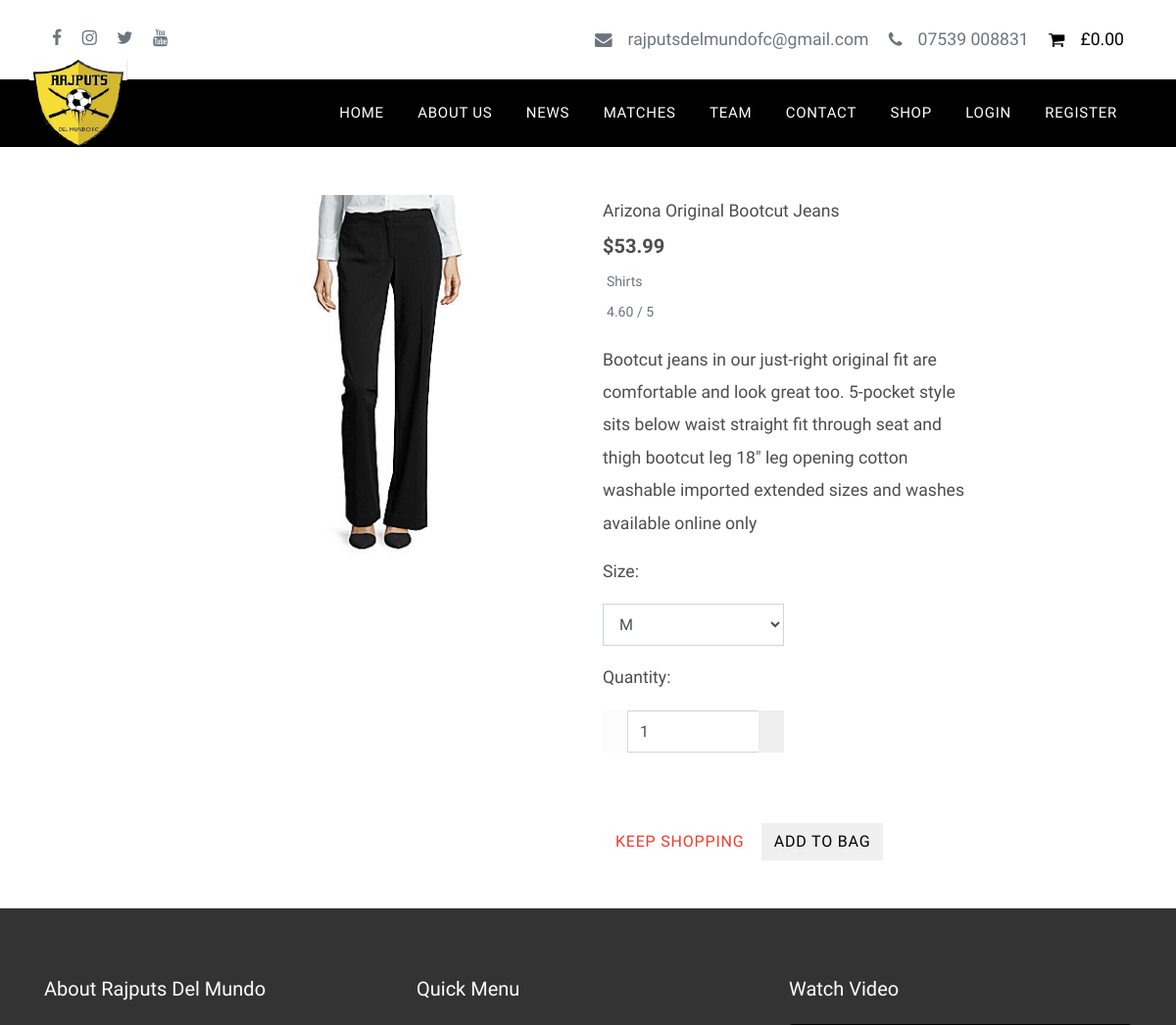
/products/1 (upper part), run on an earlier commit of the app's database.
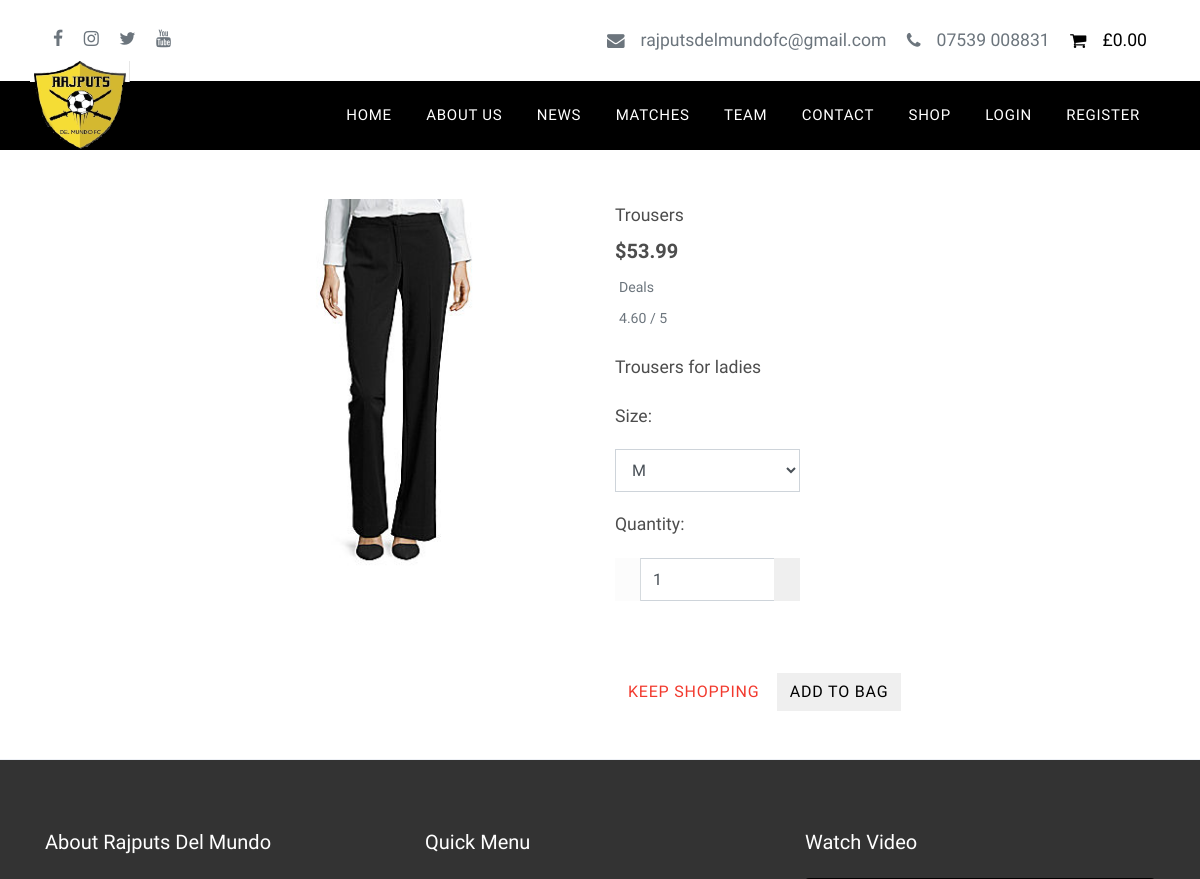
And on a later commit of the database.
### products/models.py (models this page shows, shortened)
class Product(models.Model):
    category = models.ForeignKey('Category', null=True, blank=True, on_delete=models.SET_NULL)
    sku = models.CharField(max_length=254, null=True, blank=True)
    name = models.CharField(max_length=254)
    description = models.TextField()
    has_sizes = models.BooleanField(default=False, null=True, blank=True)
    price = models.DecimalField(max_digits=6, decimal_places=2)
    rating = models.DecimalField(max_digits=6, decimal_places=2, null=True, blank=True)
    image_url = models.URLField(max_length=1024, null=True, blank=True)
    image = models.ImageField(null=True, blank=True)

class Category(models.Model):
    class Meta:
        verbose_name_plural = 'Categories'
    name = models.CharField(max_length=254)
    friendly_name = models.CharField(max_length=254, null=True, blank=True)

### products/views.py (the view)
# urls.py: path('<product_id>', views.product_detail, name='product_detail'),
def product_detail(request, product_id):
    product = get_object_or_404(Product, pk=product_id)
    context = {
        'product': product,
    }
    return render(request, 'products/product_detail.html', context)

### bag/contexts.py (called while the page is built, shortened)
def bag_contents(request):
    bag_items = []
    total = 0
    product_count = 0
    bag = request.session.get('bag', {})
    if total < settings.FREE_DELIVERY_THRESHOLD:
        delivery = total * Decimal(settings.STANDARD_DELIVERY_PERCENTAGE / 100)
        free_delivery_delta = settings.FREE_DELIVERY_THRESHOLD - total
    else:
        delivery = 0
        free_delivery_delta = 0
    grand_total = delivery + total
    context = {
        'bag_items': bag_items,
        'total': total,
        'product_count': product_count,
        'delivery': delivery,
        'free_delivery_delta': free_delivery_delta,
        'free_delivery_threshold': settings.FREE_DELIVERY_THRESHOLD,
        'grand_total': grand_total,
    }
    return context

### products/templates/products/product_detail.html (shortened to what the changed rows need)
{% extends "base.html" %}
{% load static %}
{% block content %}
    <div class="container-fluid">
        <div class="row">
            <div class="col-12 col-md-6 col-lg-4 offset-lg-2">
                <div class="image-container my-5">
                    {% if product.image %}
                        <a href="{{ product.image.url }}" target="_blank">
                            <img class="card-img-top img-fluid" src="{{ product.image.url }}" alt="{{ product.name }}">
                        </a>
                        {% else %}
                        <a href="">
                            <img class="card-img-top img-fluid" src="{{ MEDIA_URL }}noimage.png" alt="{{ product.name }}">
                        </a>
                    {% endif %}
                </div>
            </div>
            <div class="col-12 col-md-6 col-lg-4">
                <div class="product-details-container mb-5 mt-md-5">
                    <p class="mb-0">{{ product.name }}</p>
                    <p class="lead mb-0 text-left font-weight-bold">${{ product.price }}</p>
                    {% if product.category %}
                    <p class="small mt-1 mb-0">
                        <a class="text-muted" href="{% url 'products' %}?category={{ product.category.name }}">
                            {{ product.category.friendly_name }}
                        </a>
                    </p>
                    {% endif %}
                    {% if product.rating %}
                        <small class="text-muted">{{ product.rating }} / 5</small>
                    {% else %}
                        <small class="text-muted">No Rating</small>
                    {% endif %}
                    <p class="mt-3">{{ product.description }}</p>
                    <form class="form" action="{% url 'add_to_bag' product.id %}" method="POST">
                        <div class="form-row">
                            {% with product.has_sizes as s %}
                            <div class="col-12">
                                <div class="form-group w-50">
                                    <div class="input-group">
                                        <div class="input-group-prepend">
                                            <button class="decrement-qty btn btn-black rounded-0"
                                                data-item_id="{{ product.id }}" id="decrement-qty_{{ product.id }}">
                                            </button>
                                        </div>
                                        <input class="form-control qty_input" type="number"
                                            name="quantity" value="1" min="1" max="99"
                                            data-item_id="{{ product.id }}"
                                            id="id_qty_{{ product.id }}">
                                        <div class="input-group-append">
                                            <button class="increment-qty btn btn-black rounded-0"
                                                data-item_id="{{ product.id }}" id="increment-qty_{{ product.id }}">
                                            </button>
                                        </div>
                                    </div>
                                </div>
                            </div>
                            {% endwith %}
                        </div>
                    </form>
                </div>
            </div>
        </div>
    </div>
{% endblock %}

What changed in the data, as far as the page shows it:
changed Product id 1: name "Arizona Original Bootcut Jeans" → "Trousers"; category.friendly_name "Shirts" → "Deals"; description "Bootcut jeans in our just-right original fit are comfortable and look great too. 5-pocket style sits below waist straight fit through seat and thigh bootcut leg 18\" leg opening cotton washable imported extended sizes and washes available online only" → "Trousers for ladies"
